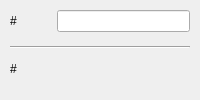
     <widget class="QWidget" name="tab">
      <attribute name="title">
       <string>Miscellaneous</string>
      </attribute>
      <layout class="QGridLayout">
       <property name="margin">
        <number>10</number>
       </property>
       <property name="spacing">
        <number>10</number>
       </property>
       <item row="1" column="0" colspan="3">
        <widget class="QFrame" name="Frame3_3_2">
         <property name="minimumSize">
          <size>
           <width>0</width>
           <height>10</height>
          </size>
         </property>
         <property name="frameShape">
          <enum>QFrame::HLine</enum>
         </property>
         <property name="frameShadow">
          <enum>QFrame::Sunken</enum>
         </property>
        </widget>
       </item>
       <item row="0" column="1">
        <spacer name="Spacer95_3_3_3_12">
         <property name="orientation">
          <enum>Qt::Vertical</enum>
         </property>
         <property name="sizeType">
          <enum>QSizePolicy::Fixed</enum>
         </property>
         <property name="sizeHint" stdset="0">
          <size>
           <width>20</width>
           <height>20</height>
          </size>
         </property>
        </spacer>
       </item>
       <item row="2" column="1">
        <spacer name="Spacer95_3_3_3_5">
         <property name="orientation">
          <enum>Qt::Vertical</enum>
         </property>
         <property name="sizeType">
          <enum>QSizePolicy::Fixed</enum>
         </property>
         <property name="sizeHint" stdset="0">
          <size>
           <width>20</width>
           <height>20</height>
          </size>
         </property>
        </spacer>
       </item>
       <item row="2" column="2">
        <widget class="Kwave::KeywordWidget" name="lstKeywords" native="true"/>
       </item>
       <item row="2" column="0">
        <widget class="QLabel" name="lblKeywords">
         <property name="text">
          <string>#</string>
         </property>
         <property name="alignment">
          <set>Qt::AlignTop</set>
         </property>
         <property name="wordWrap">
          <bool>false</bool>
         </property>
        </widget>
       </item>
       <item row="0" column="0">
        <widget class="QLabel" name="lblCommissioned">
         <property name="text">
          <string>#</string>
         </property>
         <property name="wordWrap">
          <bool>false</bool>
         </property>
        </widget>
       </item>
       <item row="0" column="2">
        <widget class="QLineEdit" name="edCommissioned"/>
       </item>
      </layout>
     </widget>
